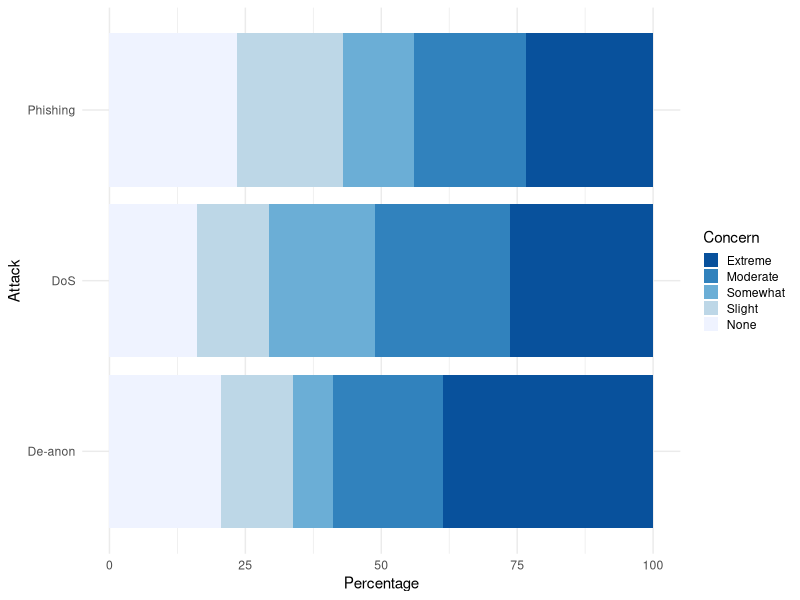

Generate this figure with R:
library(ggplot2)
library(reshape2)

cairo_pdf("onion-operation-concerns.pdf", height=1.5, width=4)

d <- read.csv("data.csv", check.names = FALSE)

df <- melt(d)

# Order concern by significance instead of alphabetically.
df$Concern <- factor(df$Concern, levels = df$Concern[c(5, 4, 3, 2, 1)])

ggplot(data = df, aes(x = variable, y = value, fill = Concern)) +
       geom_bar(stat = "identity") +
       labs(x = "Attack") +
       labs(y = "Percentage") +
       coord_flip() +
       theme_minimal() +
       theme(legend.key.size = unit(0.8, "line")) +
       scale_fill_brewer(palette = "Blues", direction = -1)

dev.off()
